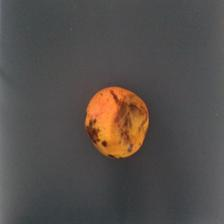
#> input picture dataset/Mango__bad/1.jpg, 224 x 224 px; its folder holds only this picture in this run
$ jupyter execute --allow-errors projectcode.ipynb
#> lines starting #> are read from the running program, lines starting #| are printed output that depends on the picture; after the words box and inside, x2 and y2 are one past the last pixel; in counts of white or black regions, pixels touching at a corner belong together
[cell 1]
import os
import cv2
import numpy as np
import matplotlib.pyplot as plt
import random
from sklearn.metrics import accuracy_score, classification_report, confusion_matrix
from skimage.measure import shannon_entropy as entropy
from skimage.filters import sobel
from sklearn.model_selection import train_test_split
from collections import defaultdict
import seaborn as sns
import pandas as pd

## Load Images from Dataset

[cell 2]
def loading_images(path): # defining loading images from the dataset folder function
#> called with path = 'dataset'
    images,labels=[],[]
    for subpath in os.listdir(path):
        subpath_path=os.path.join(path,subpath)
        if os.path.isdir(subpath_path):
            label=subpath  # using the subfolder name as the label like "lemon_good" or "Mango__bad"
            for filename in os.listdir(subpath_path):
                file_path=os.path.join(subpath_path,filename)
                image=cv2.imread(file_path)
#> image is the input picture: shape (224, 224, 3); mean B, G, R 75.2, 78.6, 84.2
                if image is not None:
                    image=cv2.resize(image,(128,128)) #resizing them to 128x128
#> image: shape (128, 128, 3)
                    images.append(image)
                    labels.append(label)
    return images,labels

[cell 3]
path="dataset" # setting our dataset folder path
images,labels=loading_images(path) # calling loading_images function
#> images = 2 items; labels = ['Mango__bad', 'Mango__good']
labels_binary=[0 if "good" in label else 1 for label in labels] # mapping the text labels into binary values 0 for good and 1 for bad
#> labels_binary = [1, 0]

## Class Distribution before dividing the dataset

[cell 4]
label_names = ["Good" if label == 0 else "Bad" for label in labels_binary] # creating readable label names for visualization
#> label_names = ['Bad', 'Good']
plt.figure(figsize=(6, 4))
sns.countplot(x=label_names, palette="coolwarm") # plotting the class distribution using seaborn
plt.title("Class Distribution")
plt.xlabel("Class")
plt.ylabel("Count")
plt.show()
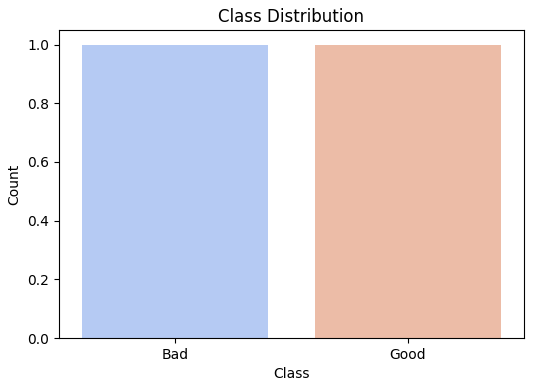
#> figure drawn by matplotlib, 1 panel

## Split Data into Train, Validation, and Test Sets

[cell 5]
X_train,X_temp,y_train,y_temp=train_test_split(images,labels_binary,test_size=0.4,random_state=42)
#> X_train = 1 item; X_temp = 1 item; y_train = [1]; y_temp = [0]
#> (the rest of this cell did not finish here and is left out)

## Sample Images from each class

[cell 6]
def show_sample_images(images,labels,num_samples=8):
#> called with num_samples = 8
    unique_labels=list(set(labels))
#> unique_labels = ['Mango__bad', 'Mango__good']
    selected_images=[]
    selected_labels=[]
    for label in unique_labels: # selecting images from each label
        indices=[i for i,l in enumerate(labels) if l==label]
        selected_indices=indices[:4]  # selecting first 4 images for each label
        for idx in selected_indices:
            selected_images.append(images[idx])
            selected_labels.append(label)
#> this loop made 2 passes
#> (label, indices, selected_indices) on passes 1 to 2: ('Mango__bad', [0], [0]), ('Mango__good', [1], [1])
#> after the loop, selected_images = 2 items; selected_labels = ['Mango__bad', 'Mango__good']
    selected_images=np.array(selected_images) # converting to NumPy array
    # displaying images
    fig,axes=plt.subplots(4,4,figsize=(10,5))
    axes=axes.ravel()
    for i in range(len(selected_images)):
        axes[i].imshow(cv2.cvtColor(selected_images[i],cv2.COLOR_BGR2RGB))
        axes[i].set_title("Label: {}".format(" - ".join(selected_labels[i].split("__"))))
        axes[i].axis("off")
#> this loop made 2 passes
    plt.tight_layout()
    plt.show()
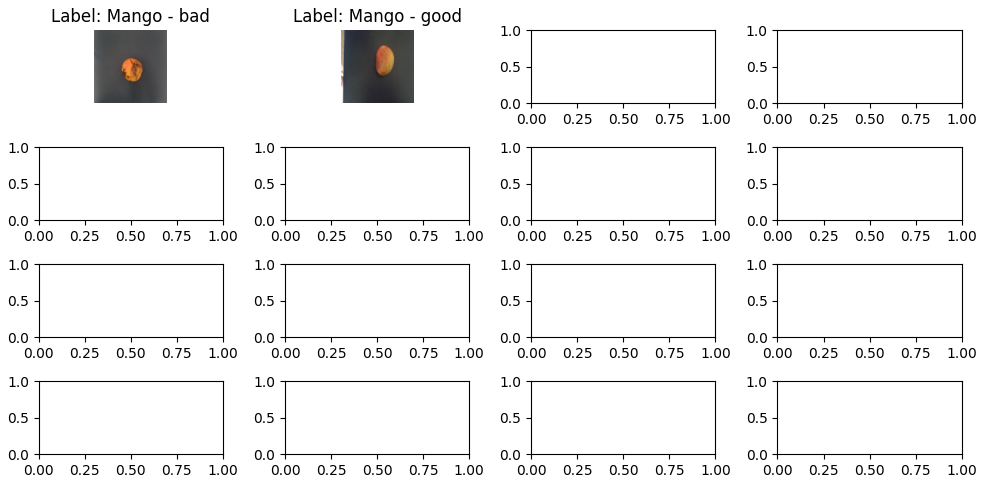
#> figure drawn by matplotlib, 2 panels
show_sample_images(images,labels)

## Background Removal Using HSV Thresholding

[cell 7]
def adjust_gamma(image,gamma=1.2): # defining function to adjust image brightness using gamma correction
    invGamma=1.0/gamma # increasing gamma(>1) to brighten, decreasing (<1) to darken
    table=np.array([((i/255.0) ** invGamma)*255 for i in range(256)]).astype("uint8") # creating a lookup table to adjust brightness
    return cv2.LUT(image,table)

def remove_background_hsv(img): #function to remove background using gamma correction, hsv thresholding, morphological operations,using canny edge and contour extraction
    img_bright=adjust_gamma(img,gamma=1.2) # adjusting the brightness by calling adjust_gamma function
    hsv=cv2.cvtColor(img_bright,cv2.COLOR_BGR2HSV) # converting BGR to HSV
    # setting HSV thresholds to capture green/yellow/orange and red
    lower_bound1=np.array([10,65,60]) # range for green/yellow/orange
    upper_bound1=np.array([75,255,255])
    mask1=cv2.inRange(hsv,lower_bound1,upper_bound1)

    lower_bound2=np.array([0,65,60]) # range for lower red/orange
    upper_bound2=np.array([10,255,255])
    mask2=cv2.inRange(hsv,lower_bound2,upper_bound2)

    lower_bound3=np.array([170,65,60]) # range for upper red/orange
    upper_bound3=np.array([180,255,255])
    mask3=cv2.inRange(hsv,lower_bound3,upper_bound3)

    combined_mask=mask1 | mask2 | mask3 # combining the masks
    mask_blurred=cv2.GaussianBlur(combined_mask,(5,5),0) # using gaussian blur
    kernel=np.ones((3,3),np.uint8)
    mask_opened=cv2.morphologyEx(mask_blurred,cv2.MORPH_OPEN,kernel,iterations=1) # performing opening with kernel size 3*3
    mask_closed=cv2.morphologyEx(mask_opened,cv2.MORPH_CLOSE,kernel,iterations=1) # performing closing
    mask_dilated=cv2.dilate(mask_closed,kernel,iterations=1) # performing dilate
    edges=cv2.Canny(img,100,200) # applying canny edge detection
    edges_dilated=cv2.dilate(edges,kernel,iterations=1) # dilating the edges
    refined_mask=cv2.bitwise_and(mask_dilated,cv2.bitwise_not(edges_dilated)) # refining the mask by subtracting the dilated edges
    # finding contours and drawing the largest one using convex hull for a smooth mask
    contours,hierarchy=cv2.findContours(refined_mask,cv2.RETR_CCOMP,cv2.CHAIN_APPROX_SIMPLE)
    final_mask=np.zeros_like(refined_mask)
    if hierarchy is not None:
        for i,cnt in enumerate(contours):
            if hierarchy[0][i][3]==-1 and cv2.contourArea(cnt) > 500:
                hull=cv2.convexHull(cnt)
                cv2.drawContours(final_mask,[hull],-1,255,-1)
    return cv2.bitwise_and(img,img,mask=final_mask) # returning the original image with the background removed

## Feature Extraction - Histogram & Texture Analysis

[cell 8]
def extract_features(img): # defining function to extract features from processes image, computing histograms,edge density and entropy
    hsv=cv2.cvtColor(img,cv2.COLOR_BGR2HSV)
    gray=cv2.cvtColor(img,cv2.COLOR_BGR2GRAY)
    hue_hist=np.histogram(hsv[:,:,0],bins=32,range=(0,180))[0]
    sat_hist=np.histogram(hsv[:,:,1],bins=32,range=(0,255))[0]
    val_hist=np.histogram(hsv[:,:,2],bins=32,range=(0,255))[0]
    edge_density=np.mean(sobel(gray))
    entropy_val=entropy(gray)
    return np.concatenate((hue_hist,sat_hist,val_hist,[edge_density,entropy_val]))

## Optimize Thresholds Using Training Set

[cell 9]
def optimize_thresholds(X_train, y_train): # defining function to optimize thresholds based on training data
    edge_densities = []
    entropies = []
    for img in X_train:
        img_processed = remove_background_hsv(img)
        features = extract_features(img_processed)
        edge_densities.append(features[-2])
        entropies.append(features[-1])
    edge_threshold = np.mean(edge_densities) # computing mean threshold based on training data
    entropy_threshold = np.mean(entropies)
    return edge_threshold, entropy_threshold

## Classification Based on Color & Texture Features

[cell 10]
def classify_produce(features,edge_threshold=0.1, entropy_threshold=5.0): # defining function to classify produce based on density and entropy
    edge_density,entropy_val=features[-2],features[-1]
    if edge_density>0.1 or entropy_val>5.0: # if edge density>0.1 or entropy>5.0 we are labeling it as Bad otherwise good
        return "Bad"
    return "Good"

## Feature Distributions

[cell 11]
def plot_feature_distribution(X,y): # defining function to plot feature distributions for edge density and entropy
    features_data=[]
    for i,img in enumerate(X):
        img_processed=remove_background_hsv(img)
        features=extract_features(img_processed)
        features_data.append([y[i],features[-2],features[-1]])  # taking edge density & entropy
#> this loop made 1 pass
#> (lower_bound1 in remove_background_hsv, upper_bound1 in remove_background_hsv, lower_bound2 in remove_background_hsv, upper_bound2 in remove_background_hsv, lower_bound3 in remove_background_hsv, upper_bound3 in remove_background_hsv, kernel in remove_background_hsv) on pass 1: ([10, 65, 60], [75, 255, 255], [0, 65, 60], [10, 255, 255], [170, 65, 60], [180, 255, 255], [[1, 1, 1], [1, 1, 1], [1, 1, 1]])
#> pass 1, in remove_background_hsv, `img_bright=adjust_gamma(img,gamma=1.2)`:
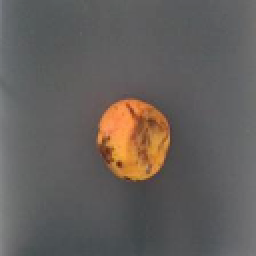
#> img_bright: shape (128, 128, 3) (shown 2 times larger); mean B, G, R 91.5, 94.9, 100
#> pass 1, in remove_background_hsv, `mask1=cv2.inRange(hsv,lower_bound1,upper_bound1)`:
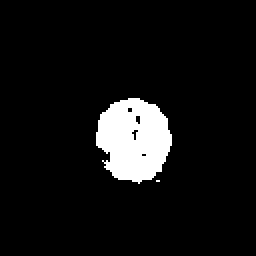
#> mask1: shape (128, 128) (shown 2 times larger); 7.3% white; 2 white regions (1 under 20 px), largest, box (x1, y1, x2, y2) and area: (48, 49, 86, 92) 1196
#> pass 1, in remove_background_hsv, `mask2=cv2.inRange(hsv,lower_bound2,upper_bound2)`:
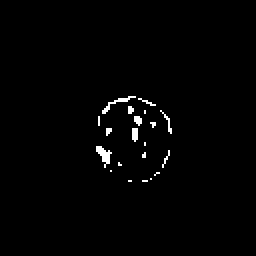
#> mask2: shape (128, 128) (shown 2 times larger); 1.2% white in thin lines or dots, all inside (x1, y1, x2, y2) = (48, 48, 86, 91)
#> after the loop:
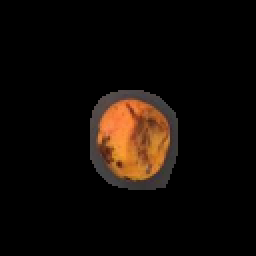
#> img_processed: shape (128, 128, 3) (shown 2 times larger); mean B, G, R 6, 10.4, 16.6
#> after the loop, features_data = [[1, 0.0101, 1.29]]
    df=pd.DataFrame(features_data,columns=["Class","Edge Density","Entropy"])
#> df = table of 1 rows and 3 columns
    df["Class"]=df["Class"].map({0: "Good",1: "Bad"})
    plt.figure(figsize=(12,5))
    plt.subplot(1,2,1)
    sns.histplot(df,x="Edge Density",hue="Class",kde=True,palette="coolwarm")
    plt.title("Edge Density Distribution")
    plt.subplot(1,2,2)
    sns.histplot(df,x="Entropy",hue="Class",kde=True,palette="coolwarm")
    plt.title("Entropy Distribution")
    plt.show()
#> (the rest of this cell did not finish here and is left out)

## Hue Histogram Comparison (Good vs. Bad Produce)

[cell 12]
def plot_hue_histogram(X,y,num_samples=5): # defining function in plotting hue histograms for a few(5) sample images per class
#> called with num_samples = 5
    fig,axes=plt.subplots(2,num_samples,figsize=(15,6))
    unique_classes=[0,1]  # 0=Good,1=Bad
    for i,label in enumerate(unique_classes):
        class_indices=[idx for idx,l in enumerate(y) if l == label]
        selected_indices=random.sample(class_indices,min(num_samples,len(class_indices)))
        for j,idx in enumerate(selected_indices):
            img=cv2.cvtColor(X[idx],cv2.COLOR_BGR2HSV)
            hue_hist=np.histogram(img[:,:,0].ravel(),bins=256,range=(0,256))[0]
            axes[i,j].plot(hue_hist,color="blue" if label == 0 else "red")
            axes[i,j].set_title(f"{'Good' if label == 0 else 'Bad'} Hue Histogram")
#> this loop made 2 passes
    plt.tight_layout()
    plt.show()
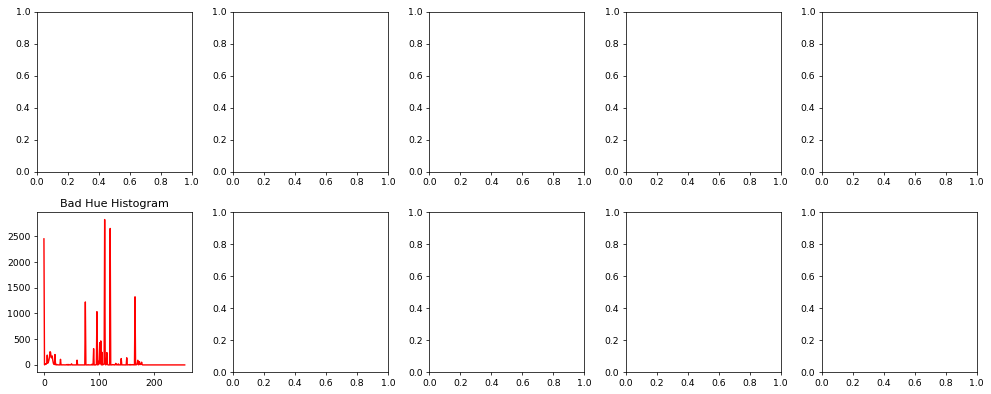
#> figure drawn by matplotlib, 1 panel; curve peaks at x = 110, y = 2826
plot_hue_histogram(X_train,y_train)

## Evaluate the Model

[cell 13]
def model(X,y,path,results,edge_threshold=None,entropy_threshold=None):# defining function to evaluate our simple classifier
#> called with path = 'Training Set'
    y_pred=[]
    if(path=="Training Set"):
        edge_densities=[]
        entropies=[]
        for img in X:
            img_processed=remove_background_hsv(img) # calling background removal function
            features=extract_features(img_processed) # calling extract feature function
            edge_densities.append(features[-2])
            entropies.append(features[-1])
            prediction=classify_produce(features) # calling classify produce function
            y_pred.append(0 if prediction=="Good" else 1)
#> this loop made 1 pass
#> pass 1, in remove_background_hsv (call 2), `combined_mask=mask1 | mask2 | mask3`:
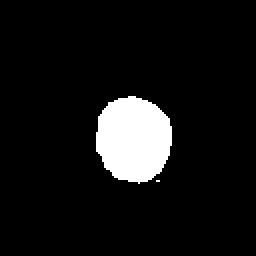
#> combined_mask: shape (128, 128) (shown 2 times larger); 8% white; 2 white regions (1 under 20 px), largest, box (x1, y1, x2, y2) and area: (48, 48, 86, 92) 1302
#> after the loop, edge_densities = [0.0101]; entropies = [1.29]; y_pred = [0]
        edge_threshold=np.mean(edge_densities) # computing mean thresholds based on training data
#> edge_threshold = 0.0101
        entropy_threshold=np.mean(entropies)
#> entropy_threshold = 1.29
    else:
        for img in X:
            img_processed=remove_background_hsv(img)
            features=extract_features(img_processed)
            prediction=classify_produce(features,edge_threshold,entropy_threshold)
            y_pred.append(0 if prediction=="Good" else 1)

    accuracy=accuracy_score(y,y_pred) # accuracy score
#> accuracy = 0
    results[path]=accuracy*100
    print(f"{path} Classification Accuracy: {accuracy * 100:.2f}%")
#| Training Set Classification Accuracy: 0.00%
    print("\nClassification Report:\n",classification_report(y,y_pred,target_names=["Good","Bad"])) # classification report
#| Classification Report:
#|                precision    recall  f1-score   support
#|         Good       0.00      0.00      0.00       0.0
#|          Bad       0.00      0.00      0.00       1.0
#|     accuracy                           0.00       1.0
#|    macro avg       0.00      0.00      0.00       1.0
#| weighted avg       0.00      0.00      0.00       1.0
    cm=confusion_matrix(y,y_pred) # confusion matrix
#> cm = [[0, 0], [1, 0]]
    plt.figure(figsize=(5,4))
    sns.heatmap(cm,annot=True,fmt="d",cmap="Blues",xticklabels=["Good","Bad"],yticklabels=["Good","Bad"])
    plt.xlabel("Predicted Label")
    plt.ylabel("True Label")
    plt.title(f"Confusion Matrix ({path})")
    plt.show()
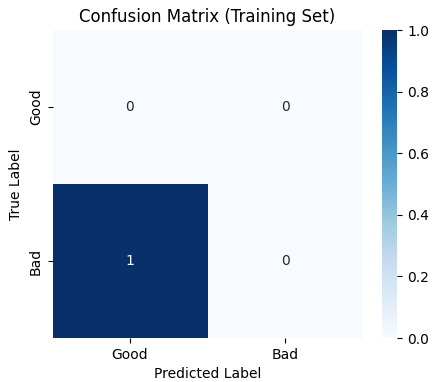
#> figure drawn by matplotlib, 2 panels

    if(path=="Training Set"):
        return edge_threshold,entropy_threshold

[cell 14]
#to store the results in a dictionary
results = {}

## Evaluation on the Training data

[cell 15]
edge_threshold,entropy_threshold=model(X_train,y_train,"Training Set",results) # calling model function
#> edge_threshold = 0.0101; entropy_threshold = 1.29

## Evaluation on the Validation data

#> (a cell that did not finish here is left out)

## Evaluation on the Testing data

#> (a cell that did not finish here is left out)

## Plot the Accuracy Comparison

[cell 18]
plt.figure(figsize=(6,4))
plt.bar(results.keys(),results.values(),color=['blue','green','red'])
plt.title("Model Accuracy on Different Datasets")
plt.ylabel("Accuracy (%)")
plt.show()
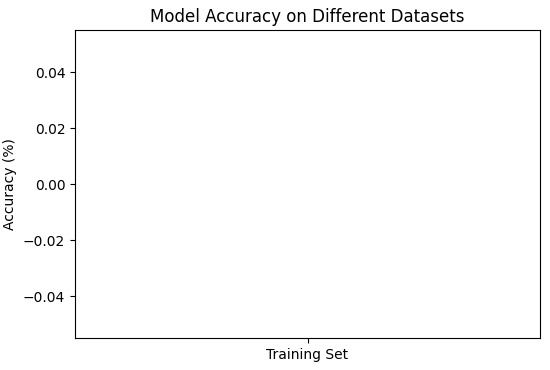
#> figure drawn by matplotlib, 1 panel
